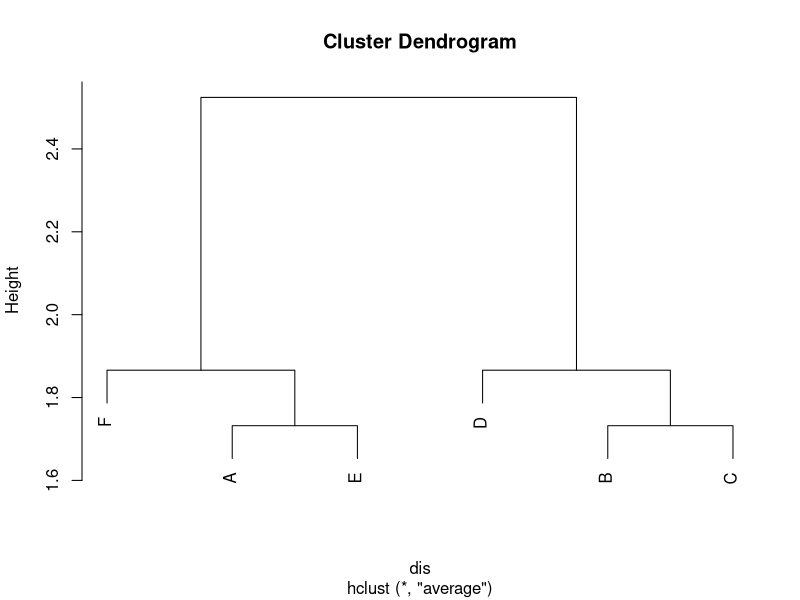

Reproduce this figure in R.
Letras<- c("A","B","C","D","E","F")
Datos<- c(0,0,0,0,0,0,0,0,0,0,0,0,1,0,0,0,1,1,0,0,0,1,1,1,
          1,0,0,0,1,0,0,0,0,1,1,0,0,0,0,0,0,0,0,0,1,1,1,0,
          0,1,1,1,0,0,0,1,0,1,0,0,0,1,1,1,0,0,0,1,0,1,0,1)
matrix(cbind(Letras,Datos),ncol= 12)

Let<-as.data.frame(Letras)
md<-matrix(Datos, ncol=12)
as.matrix(cbind(Let, md))
yas<-as.data.frame(cbind(Let, md))
yas

dis<-dist(yas[,2:13], method = "euclidean")
pp<-hclust(dis, method = "average")

plot(pp, label=yas$Letras)
